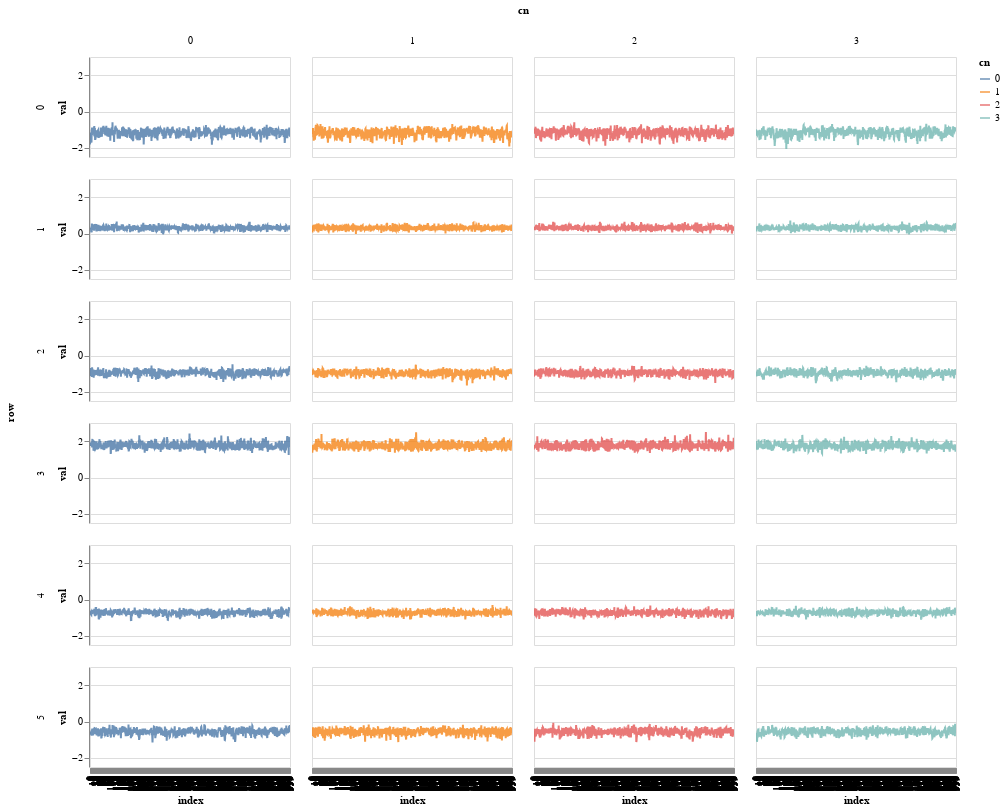

The cell this chart's notebook holds for it:
### Code cell
c1 = alt.Chart(samples_to_df(ps, 'alpha')).mark_line(opacity=0.8).encode(
    alt.X('index:O'),
    alt.Y('val'),
    alt.Color('cn:N'),
    row = 'row:O',
    column= 'cn:N'
).properties(width = 200, height=100) 

c1.interactive()

### Figure 1 — Vega-Lite specification as saved in the notebook (floating-point values rounded to 4 significant figures; data arrays with more than 128 entries replaced by an {"elided": "..."} marker saying what was removed)
{"config": {"view": {"continuousWidth": 400, "continuousHeight": 300}}, "data": {"name": "data-93f79555e38f079a4f8642f6ee74e642"}, "mark": {"type": "line", "opacity": 0.8}, "encoding": {"color": {"type": "nominal", "field": "cn"}, "column": {"type": "nominal", "field": "cn"}, "row": {"type": "ordinal", "field": "row"}, "x": {"type": "ordinal", "field": "index"}, "y": {"type": "quantitative", "field": "val"}}, "height": 100, "selection": {"selector006": {"type": "interval", "bind": "scales", "encodings": ["x", "y"]}}, "width": 200, "$schema": "https://vega.github.io/schema/vega-lite/v4.8.1.json", "datasets": {"data-93f79555e38f079a4f8642f6ee74e642": {"elided": "24000 records"}}}
